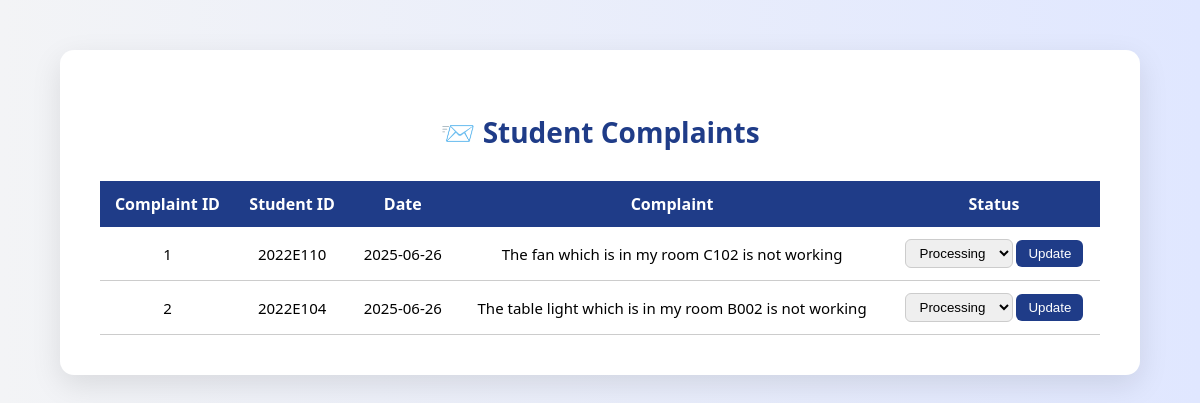
The app's page /view_complaints.php with its own data.
### tables this page shows
CREATE TABLE `complaints` (
  `Complaint_ID` int(11) NOT NULL,
  `Student_ID` varchar(30) DEFAULT NULL,
  `Date` date DEFAULT NULL,
  `Status` enum('Processing','Completed') DEFAULT 'Processing',
  `complaint_text` text NOT NULL
);

### view_complaints.php (the view, shortened to what this page needs)
<?php
require 'db.php';
?>
<!DOCTYPE html>
<html>
<head>
</head>
<body>
    <div class="container">
        <h2>📨 Student Complaints</h2>
        <table>
            <tr>
                <th>Complaint ID</th>
                <th>Student ID</th>
                <th>Date</th>
                <th>Complaint</th>
                <th>Status</th>
            </tr>
            <?php
            $result = $mysqli->query("SELECT * FROM complaints ORDER BY Date DESC");
            if ($result && $result->num_rows > 0) {
                while ($row = $result->fetch_assoc()) {
                    echo "<tr>
                            <td>{$row['Complaint_ID']}</td>
                            <td>{$row['Student_ID']}</td>
                            <td>{$row['Date']}</td>
                            <td>" . htmlspecialchars($row['complaint_text']) . "</td>
                            <td>
                                <form method='POST'>
                                    <input type='hidden' name='complaint_id' value='{$row['Complaint_ID']}'>
                                    <select name='status'>
                                        <option value='Processing' " . ($row['Status'] === 'Processing' ? 'selected' : '') . ">Processing</option>
                                        <option value='Completed' " . ($row['Status'] === 'Completed' ? 'selected' : '') . ">Completed</option>
                                    </select>
                                    <input type='submit' name='update_status' value='Update'>
                                </form>
                            </td>
                          </tr>";
                }
            } else {
                echo "<tr><td colspan='5'>No complaints found.</td></tr>";
            }
            ?>
        </table>
    </div>
</body>
</html>

### view_complaints.php (style rules this page uses)
body { font-family: 'Segoe UI', sans-serif; background: linear-gradient(to right, #f3f4f6, #e0e7ff); margin: 0; padding: 50px; }
.container { background: #fff; border-radius: 14px; padding: 40px; max-width: 1000px; margin: auto; box-shadow: 0px 10px 30px rgba(0,0,0,0.1); }
h2 { text-align: center; color: #1f3c88; font-size: 28px; }
table { width: 100%; border-collapse: collapse; margin-top: 30px; }
th { background: #1f3c88; color: white; padding: 12px; font-size: 16px; }
td { padding: 12px; text-align: center; border-bottom: 1px solid #ccc; font-size: 15px; }
select { padding: 5px 10px; border-radius: 6px; border: 1px solid #ccc; }
input[type="submit"] { background: #1f3c88; color: white; border: none; padding: 6px 12px; cursor: pointer; border-radius: 6px; transition: background 0.3s ease; }

### records on screen
complaints: Complaint_ID "1", Student_ID "2022E110", Date "2025-06-26", complaint_text "The fan which is in my room C102 is not working", status "Processing"
complaints: Complaint_ID "2", Student_ID "2022E104", Date "2025-06-26", complaint_text "The table light which is in my room B002 is not working", status "Processing"
